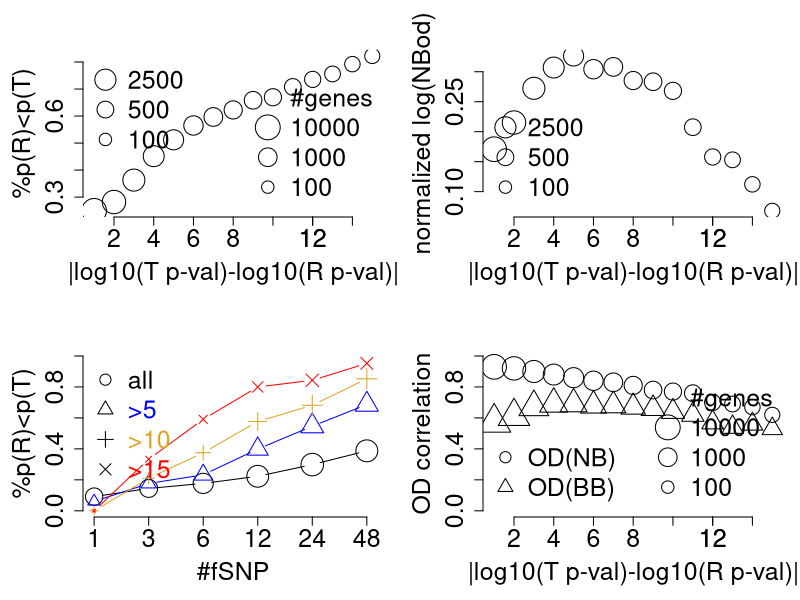
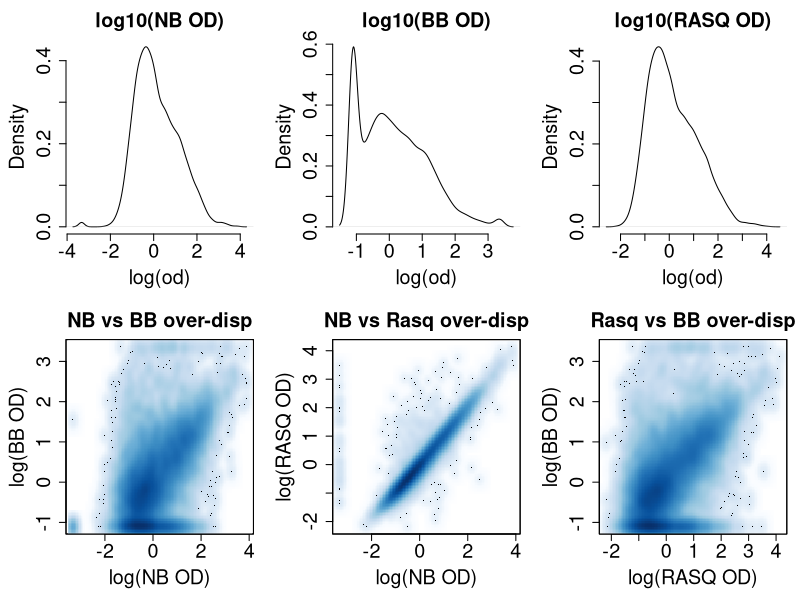
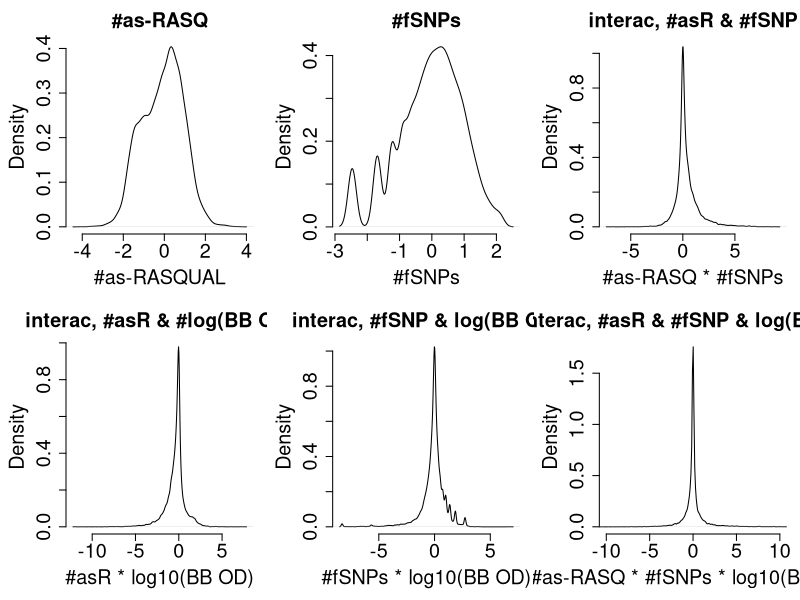
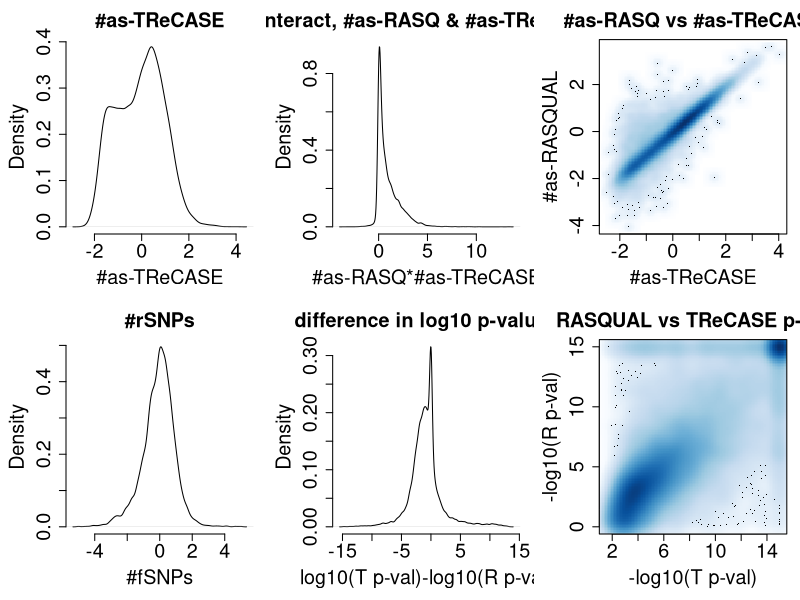
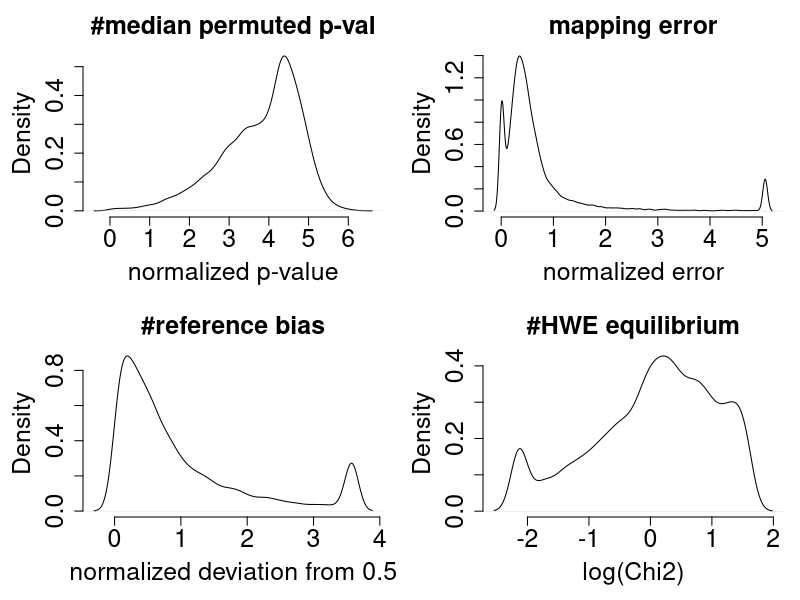
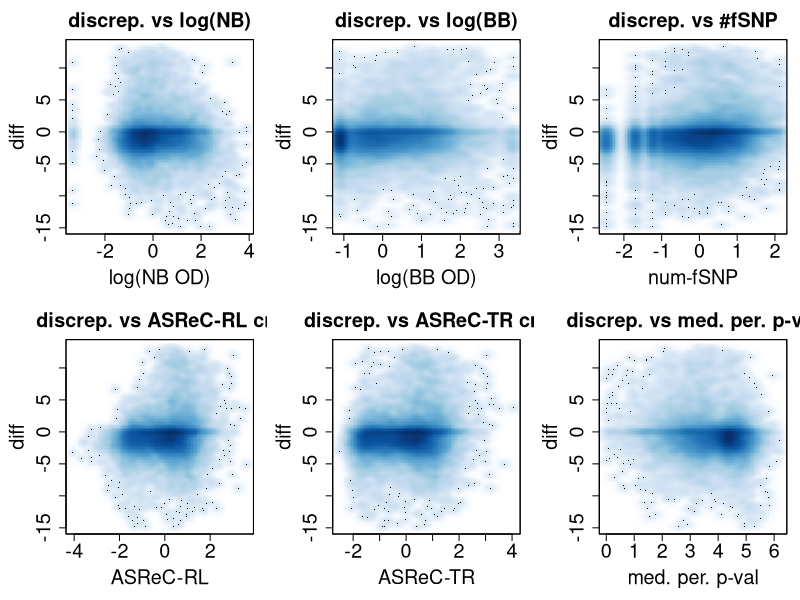

Here is the R script that generated these plots, in order:
## ---- chunk 1
rasq = read.csv("linear_model_cov.csv")
rasq = rasq[!is.na(rasq$pvalT),]
rasq$qvalR = 10^rasq$qval
rasq$qvalT[rasq$qvalT<1e-100] = 1e-100
rasq$qvalR[rasq$qvalR<1e-100] = 1e-100
rasq$pvalT[rasq$pvalT<1e-100] = 1e-100
rasq$pvalR[rasq$pvalR<1e-100] = 1e-100
dim(rasq)

#rasq$rnlt = -log10(rasq$qvalR)
#rasq$tnlt = -log10(rasq$qvalT)
rasq$rnlt = -log10(rasq$pvalR)
rasq$tnlt = -log10(rasq$pvalT)

cent = function(x){
  med = median(x)
  (x-med)
}
norm = function(x){
  sd = sd(x)
  x/sd
}

odNB = rasq$odNB; odNB[odNB<1e-3]=1e-3; odNB[odNB>8]=8; 
odBB = rasq$odBB; odBB[odBB<1e-3]=1e-3; odBB[odBB>8]=8
lodNB = cent(norm(log(odNB))); 
lodBB = cent(norm(log(odBB))); 
lodR = cent(norm(-log(rasq$OD)));



hiR = function(cuts, y){
   kp = abs(y)>cuts
   c(mean(y[kp]>0), sum(kp)) 
}
#show RASQUAL 
GfSNP = rasq$NfSNP
GfSNP[rasq$NfSNP>1]=3
GfSNP[rasq$NfSNP>2]=6
GfSNP[rasq$NfSNP>4]=12
GfSNP[rasq$NfSNP>8]=24
GfSNP[rasq$NfSNP>16]=48
cutoff = 25
rasq$rnlt[rasq$rnlt>cutoff] = cutoff
rasq$tnlt[rasq$tnlt>cutoff] = cutoff
y = rasq$rnlt-rasq$tnlt
z = y>0
kp0 = abs(y)>=0
kp1 = abs(y)>=1
kp5 = abs(y)>=5
kp10 = abs(y)>=10
kp15 = abs(y)>=15

ag0 = aggregate(z[kp0], by=list(GfSNP[kp0]), FUN=mean)
ag1 = aggregate(z[kp1], by=list(GfSNP[kp1]), FUN=mean)
ag5 = aggregate(z[kp5], by=list(GfSNP[kp5]), FUN=mean)
ag10 = aggregate(z[kp10], by=list(GfSNP[kp10]), FUN=mean)
ag15 = aggregate(z[kp15], by=list(GfSNP[kp15]), FUN=mean)

cg0 = aggregate(rep(1,sum(kp0)), by=list(GfSNP[kp0]), FUN=sum)
cg1 = aggregate(rep(1,sum(kp1)), by=list(GfSNP[kp1]), FUN=sum)
cg5 = aggregate(rep(1,sum(kp5)), by=list(GfSNP[kp5]), FUN=sum)
cg10 = aggregate(rep(1,sum(kp10)), by=list(GfSNP[kp10]), FUN=sum)
cg15 = aggregate(rep(1,sum(kp15)), by=list(GfSNP[kp15]), FUN=sum)
ind = 1:15
frR = sapply(ind, hiR, y=y)

numg = cors = cors2 = odnb = rep(0, length(ind))
for(i in ind){
  kpi = abs(y)>i
  numg[i] = sum(kpi)
  cors[i] = round((cor(lodR[kpi], lodNB[kpi])),2)
  cors2[i] = round((cor(lodR[kpi], lodBB[kpi])),2)
  odnb[i] = mean(lodNB[kpi])
}

## ---- chunk 2
cexes = 1.8
par(mfrow=c(2,2))
par(mar=c(5,5,3,1))

plot(ind, frR[1,], xlab="|log10(T p-val)-log10(R p-val)|", ylab="%p(R)<p(T)", 
main="", bty="n", cex.main=cexes, cex.lab=cexes, cex.axis=cexes, cex=log10(frR[2,]))
legend("bottomright", legend=c("#genes", 10^(4:2)), pt.cex=c(1, 4:2), 
       cex=cexes, bty="n", pch=c(NA, 1,1,1))
legend("topleft", legend=c(2500, 500, 100), pt.cex=log10(c(2500, 500, 100)), 
       cex=cexes, bty="n", pch=c(1,1,1))
axis(1, at=c(12), 12, cex.axis=cexes)

plot(ind, odnb, xlab="|log10(T p-val)-log10(R p-val)|", ylab="normalized log(NBod)", 
main="", bty="n", cex.main=cexes, cex.lab=cexes, cex.axis=cexes, cex=log10(frR[2,]))
legend("bottomleft", legend=c(2500, 500, 100), pt.cex=log10(c(2500, 500, 100)), 
       cex=cexes, bty="n", pch=c(1,1,1))
axis(1, at=c(12), 12, cex.axis=cexes)


x = 1:6
plot(x, ag0[,2], ylim=c(0,1), type="b", xlab="#fSNP", ylab="%p(R)<p(T)", 
      main="", bty="n", xaxt="n", cex=log10(cg0[,2]), 
      xlim=c(1,6.1), cex.main=cexes, cex.lab=cexes, cex.axis=cexes)
points(x, ag5[,2], col="blue", type="b", pch=2, cex=log10(cg5[,2]))
points(x, ag10[,2], col="goldenrod", type="b", pch=3, cex=log10(cg10[,2]))
points(x, ag15[,2], col="red", type="b", pch=4, cex=log10(cg15[,2]))
axis(1, at=x, ag0[,1], cex.lab=cexes, cex.axis=cexes)
legend("topleft", legend=c("all",">5", ">10", ">15"), 
text.col=c("black", "blue", "goldenrod", "red"), pch=c(1:4), bty="n", cex=cexes)


plot(ind, cors, cex=log10(numg), pch=1, bty="n", xlab="|log10(T p-val)-log10(R p-val)|", 
ylab="OD correlation", main="", cex.main=cexes, cex.lab=cexes, cex.axis=cexes, ylim=c(0,1))
points(ind, cors2, cex=log10(numg), pch=2)
axis(1, at=c(12), 12, cex.axis=cexes)
legend("bottomleft", c("OD(NB)", "OD(BB)"), bty="n", pch=c(1,2), cex=cexes)
legend("bottomright", legend=c("#genes", 10^(4:2)), 
       pt.cex=c(1, 4:2), cex=cexes, bty="n", pch=c(NA, 1,1,1))

## ---- chunk 3
#prepare covariates

#odNB = rasq$odNB; odNB[odNB<1e-3]=1e-3; odNB[odNB>8]=8; 
#odBB = rasq$odBB; odBB[odBB<1e-3]=1e-3; odBB[odBB>8]=8
#odBBf = odBB==1e-3
#nodNB = cent(norm(odNB))
#nodBB = cent(norm(odBB))
#nodNBB = nodNB*nodBB

NfSNP = rasq$NfSNP;
NfSNP[rasq$NfSNP>=60] = 60;
NfSNP = log(NfSNP)
NfSNP = cent(norm(NfSNP))

NrSNP = rasq$NrSNP;
NrSNP = log(NrSNP)
NrSNP = cent(norm(NrSNP))
NrSNP[NrSNP< -5] = -5
NrSNP[NrSNP> +5] =  5
#hist(NrSNP)

af = rasq$AF
af = norm(af)

hwec2 = rasq$HWEChisq; hwec2[hwec2<1e-2]=1e-2; hwec2[hwec2>30]=30;hwec2=log(hwec2)
hwec2 = norm(hwec2)

derr = rasq$DeltaErr; derr[derr<1e-10]=1e-10; derr[derr>0.01]=0.01
derr = norm(derr)
phib = abs(rasq$PhiBias-.5); phib[phib>.1]=.1
phib = norm(phib)

asT = rasq$asT
asT = cent(norm(log(asT)))

asR = cent(norm(log(rasq$asR)))

cutoff = 15
rasq$rnlt[rasq$rnlt>cutoff] = cutoff
rasq$tnlt[rasq$tnlt>cutoff] = cutoff
y = rasq$rnlt-rasq$tnlt


mpp = rasq$mpp
mpp[mpp<1e-5] = 1e-5
mpp = norm(mpp)

#interactions
i12 = asR*NfSNP
i13 = asR*lodBB
i23 = NfSNP*lodBB
i123 = asR*lodBB*NfSNP
#i123[i123< -10] = -10
#i123[i123>  10] = 10
ia14 = asT*asR
## ---- chunk 4
par(mfrow=c(2,3))
par(mar=c(5,5,3,1))

plot(density(lodNB), bty="n", main="log10(NB OD)", xlab="log(od)", cex.main=cexes, cex.lab=cexes, cex.axis=cexes)
plot(density(lodBB), bty="n", main="log10(BB OD)", xlab="log(od)", cex.main=cexes, cex.lab=cexes, cex.axis=cexes)
plot(density(lodR), bty="n", main="log10(RASQ OD)", xlab="log(od)", cex.main=cexes, cex.lab=cexes, cex.axis=cexes)
smoothScatter(lodNB, lodBB, main="NB vs BB over-disp", xlab="log(NB OD)", ylab="log(BB OD)", cex.main=cexes, cex.lab=cexes, cex.axis=cexes)
smoothScatter(lodNB, lodR, main="NB vs Rasq over-disp", xlab="log(NB OD)", ylab="log(RASQ OD)", cex.main=cexes, cex.lab=cexes, cex.axis=cexes)
smoothScatter(lodR, lodBB, main="Rasq vs BB over-disp", xlab="log(RASQ OD)", ylab="log(BB OD)", cex.main=cexes, cex.lab=cexes, cex.axis=cexes)


## ---- chunk 5
par(mfrow=c(2,3))
par(mar=c(5,5,3,1))

plot(density(asR), bty="n", main="#as-RASQ", xlab="#as-RASQUAL", cex.main=cexes, cex.lab=cexes, cex.axis=cexes)
plot(density(NfSNP), bty="n", main="#fSNPs", xlab="#fSNPs", cex.main=cexes, cex.lab=cexes, cex.axis=cexes)
#plot(density(NrSNP), bty="n", main="#rSNPs", xlab="#fSNPs", cex.main=cexes, cex.lab=cexes, cex.axis=cexes)
plot(density(i12), bty="n", main="interac, #asR & #fSNP", 
     xlab="#as-RASQ * #fSNPs", cex.main=cexes, cex.lab=cexes, cex.axis=cexes)
plot(density(i13), bty="n", main="interac, #asR & #log(BB OD)", 
     xlab="#asR * log10(BB OD)", cex.main=cexes, cex.lab=cexes, cex.axis=cexes)
plot(density(i23), bty="n", main="interac, #fSNP & log(BB OD)", 
     xlab="#fSNPs * log10(BB OD)", cex.main=cexes, cex.lab=cexes, cex.axis=cexes)
plot(density(i123), bty="n", main="interac, #asR & #fSNP & log(BB OD0", xlim=c(-10,10),
     xlab="#as-RASQ * #fSNPs * log10(BB OD)", , cex.main=cexes, cex.lab=cexes, cex.axis=cexes)

## ---- chunk 6
par(mfrow=c(2,3))
par(mar=c(5,5,3,1))

plot(density(asT), bty="n", main="#as-TReCASE", 
     xlab="#as-TReCASE", cex.main=cexes, cex.lab=cexes, cex.axis=cexes)
plot(density(ia14), bty="n", main="interact, #as-RASQ & #as-TReCASE", 
     xlab="#as-RASQ*#as-TReCASE", cex.main=cexes, cex.lab=cexes, cex.axis=cexes)
smoothScatter(asT, asR, bty="n", main="#as-RASQ vs #as-TReCASE", 
              xlab="#as-TReCASE", ylab="#as-RASQUAL", cex.main=cexes, cex.lab=cexes, cex.axis=cexes)

plot(density(NrSNP), bty="n", main="#rSNPs", 
     xlab="#fSNPs", cex.main=cexes, cex.lab=cexes, cex.axis=cexes)
plot(density(y), bty="n", main="difference in log10 p-values", 
     xlab="log10(T p-val)-log10(R p-val)", cex.main=cexes, cex.lab=cexes, cex.axis=cexes)
smoothScatter(rasq$tnlt, rasq$rnlt, bty="n", main="RASQUAL vs TReCASE p-val", 
              xlab="-log10(T p-val)", ylab="-log10(R p-val)", cex.main=cexes, cex.lab=cexes, cex.axis=cexes)
#rasq$rnlt-rasq$tnlt") - negative implies TReCASE is more significant

## ---- chunk 7
par(mfrow=c(2,2))
par(mar=c(5,5,3,1))
plot(density(mpp), bty="n", main="#median permuted p-val", 
     xlab="normalized p-value", cex.main=cexes, cex.lab=cexes, cex.axis=cexes)
plot(density(derr), bty="n", main="mapping error", 
     xlab="normalized error", cex.main=cexes, cex.lab=cexes, cex.axis=cexes)
plot(density(phib), bty="n", main="#reference bias", 
     xlab="normalized deviation from 0.5", cex.main=cexes, cex.lab=cexes, cex.axis=cexes)
plot(density(hwec2), bty="n", main="#HWE equilibrium", 
     xlab="log(Chi2)", cex.main=cexes, cex.lab=cexes, cex.axis=cexes)
## ---- chunk 8
par(mfrow=c(2,3))
par(mar=c(5,5,3,1))

smoothScatter(lodNB, y, main="discrep. vs log(NB)", ylab="diff", 
              xlab="log(NB OD)", cex.main=cexes, cex.lab=cexes, cex.axis=cexes)
smoothScatter(lodBB, y, main="discrep. vs log(BB)", ylab="diff", 
              xlab="log(BB OD)", cex.main=cexes, cex.lab=cexes, cex.axis=cexes)
smoothScatter(NfSNP, y, main="discrep. vs #fSNP", ylab="diff", 
              xlab="num-fSNP", cex.main=cexes, cex.lab=cexes, cex.axis=cexes)
smoothScatter(asR, y, main="discrep. vs ASReC-RL cnt", ylab="diff", 
              xlab="ASReC-RL", cex.main=cexes, cex.lab=cexes,cex.axis=cexes)
smoothScatter(asT, y, main="discrep. vs ASReC-TR cnt", ylab="diff", 
              xlab="ASReC-TR", cex.main=cexes, cex.lab=cexes, cex.axis=cexes)
smoothScatter(mpp, y, main="discrep. vs med. per. p-val", ylab="diff", 
              xlab="med. per. p-val", cex.main=cexes, cex.lab=cexes, cex.axis=cexes)

## ---- chunk 9
#a function to fit model on a subset of genes

subset_fit = function(kp, digits=3){
  nms = c("log(OD_BB)", "ASReC_R", "n-fSNP", "ASReC_R:n-SNP", "ASReC_R:log(OD_BB)",
   "n-fSNP:log(OD_BB)", "ASReC_R:n-fSNP:log(OD_BB)", "n-rSNP", "log(OD_NB)",
   "ASReC_T", "ASReC_T:ASReC_R", "AF", "Chi2-HWEC", "Map.Err", "Ref.Bias", "Med(perm-p)") 
  lm.2 = lm(y[kp]~lodBB[kp]+asR[kp]+NfSNP[kp]
             +i12[kp]+i13[kp]+i23[kp]+i123[kp]
             +NrSNP[kp]+lodNB[kp]+asT[kp]+ia14[kp]
             +af[kp]+hwec2[kp]+derr[kp]+phib[kp]+mpp[kp])
  names(lm.2$coefficients)[-1] = nms
  
  
  
  library(car)
  an.1 = anova(lm.2)
  tss = sum(an.1[,2])
  an.3 = Anova(lm.2, type="3")
  ano3 = cbind(round(100*an.3[,1]/tss,digits-2), format(an.3[,4], scientific=T, digits=digits-1))[-1,]
  
  
  lm.m0 = lm(y[kp]~1)
  lm.m1 = lm(y[kp]~lodBB[kp])
  lm.m2 = lm(y[kp]~asR[kp])
  lm.m3 = lm(y[kp]~NfSNP[kp])
  lm.m4 = lm(y[kp]~i12[kp])
  lm.m5 = lm(y[kp]~i13[kp])
  lm.m6 = lm(y[kp]~i23[kp])
  lm.m7 = lm(y[kp]~i123[kp])
  lm.m8 = lm(y[kp]~NrSNP[kp])
  lm.m9 = lm(y[kp]~lodNB[kp])
  lm.m10 = lm(y[kp]~asT[kp])
  lm.m11 = lm(y[kp]~ia14[kp])
  
  lm.m12 = lm(y[kp]~af[kp])
  lm.m13 = lm(y[kp]~hwec2[kp])
  lm.m14 = lm(y[kp]~derr[kp])
  lm.m15 = lm(y[kp]~phib[kp])
  lm.m16 = lm(y[kp]~mpp[kp])
  
  mr2 = 
  c(round(summary(lm.m0)$r.squared*100,digits-2), lm.m0$coef[1], summary(lm.m0)$coefficients[1,4],
  round(summary(lm.m1)$r.squared*100,digits-2), lm.m1$coef[2], summary(lm.m1)$coefficients[2,4],
  round(summary(lm.m2)$r.squared*100,digits-2), lm.m2$coef[2], summary(lm.m2)$coefficients[2,4],
  round(summary(lm.m3)$r.squared*100,digits-2), lm.m3$coef[2], summary(lm.m3)$coefficients[2,4],
  round(summary(lm.m4)$r.squared*100,digits-2), lm.m4$coef[2], summary(lm.m4)$coefficients[2,4],
  round(summary(lm.m5)$r.squared*100,digits-2), lm.m5$coef[2], summary(lm.m5)$coefficients[2,4],
  round(summary(lm.m6)$r.squared*100,digits-2), lm.m6$coef[2], summary(lm.m6)$coefficients[2,4],
  round(summary(lm.m7)$r.squared*100,digits-2), lm.m7$coef[2], summary(lm.m7)$coefficients[2,4],
  round(summary(lm.m8)$r.squared*100,digits-2), lm.m8$coef[2], summary(lm.m8)$coefficients[2,4],
  round(summary(lm.m9)$r.squared*100,digits-2), lm.m9$coef[2], summary(lm.m9)$coefficients[2,4],
  round(summary(lm.m10)$r.squared*100,digits-2), lm.m10$coef[2], summary(lm.m10)$coefficients[2,4],
  round(summary(lm.m11)$r.squared*100,digits-2), lm.m11$coef[2], summary(lm.m11)$coefficients[2,4],
  round(summary(lm.m12)$r.squared*100,digits-2), lm.m12$coef[2], summary(lm.m12)$coefficients[2,4],
  round(summary(lm.m13)$r.squared*100,digits-2), lm.m13$coef[2], summary(lm.m13)$coefficients[2,4],
  round(summary(lm.m14)$r.squared*100,digits-2), lm.m14$coef[2], summary(lm.m14)$coefficients[2,4],
  round(summary(lm.m15)$r.squared*100,digits-2), lm.m15$coef[2], summary(lm.m15)$coefficients[2,4],
  round(summary(lm.m16)$r.squared*100,digits-2), lm.m16$coef[2], summary(lm.m16)$coefficients[2,4])
  mr2 = t(matrix(mr2, nrow=3))
  
  tab = summary(lm.2)$coef
  tab[,1] = round(tab[,1],digits)
  tab[,2] = round(tab[,2],digits)
  tab = tab[,-3]
  tab = cbind(tab, mr2[,2], mr2[,3])
  tab[,3] = format(as.numeric(tab[,3]), scientific=T, digits=2)
  tab[,4] = round(as.numeric(tab[,4]), digits)
  tab[,5] = format(as.numeric(tab[,5]), scientific=T, digits=2)
  colnames(tab) = c("Est", "SE", "P-val", "Marg.Est", "Marg.P")
  #tab
  
  ano = an.1
  ano[,3] = round(100*ano[,2]/tss,digits-2)
  ano[,5] = format(ano[,5], scientific=T, digits=2)
  ano[,2] = round(ano[,2])
  ano = cbind(ano[,-c(1,4)], ano3)
  ano = ano[-17,]
  ano = cbind(ano, mr2[-1,1])
  rownames(ano) = names(lm.2$coefficients)[-1]
  colnames(ano)=c("SumSq", "Typ1per", "T1P-val", "Typ3per", "T3P-val", "Marg.R")
  #ano
  list(tab=tab, ano=ano, r2=summary(lm.2)$r.squared)
}


## ---- chunk 10
#with several cutoffs
#kp = abs(y)>=(cutoff-5)
cutsub = 0
kp = abs(y)>=cutsub
sum(kp)
resA = subset_fit(kp, digits=3)

resA$tab
resA$ano
resA$r2

write.csv(resA$ano, sprintf("anova_cut%s.csv", cutsub), quote=F)
write.csv(resA$tab, sprintf("model_cut%s.csv", cutsub), quote=F)

## ---- chunk 11
cutsub = 5
kp = abs(y)>=cutsub
sum(kp)
resA = subset_fit(kp)

resA$tab
resA$ano
resA$r2

write.csv(resA$ano, sprintf("anova_cut%s.csv", cutsub), quote=F)
write.csv(resA$tab, sprintf("model_cut%s.csv", cutsub), quote=F)

## ---- chunk 12
cutsub = cutoff-5
kp = abs(y)>=cutsub
sum(kp)
resA = subset_fit(kp)

resA$tab
resA$ano
resA$r2

write.csv(resA$ano, sprintf("anova_cut%s.csv", cutsub), quote=F)
write.csv(resA$tab, sprintf("model_cut%s.csv", cutsub), quote=F)

## ---- chunk 13
cutsub = 10
kp = abs(y)<cutsub
sum(kp)
resA = subset_fit(kp)

resA$tab
resA$ano
resA$r2

write.csv(resA$ano, sprintf("anova_less%s.csv", cutsub), quote=F)
write.csv(resA$tab, sprintf("model_less%s.csv", cutsub), quote=F)
## ---- chunk 14
cutsub = 5
kp = abs(y)<cutsub
sum(kp)
resA = subset_fit(kp)

resA$tab
resA$ano
resA$r2

write.csv(resA$ano, sprintf("anova_less%s.csv", cutsub), quote=F)
write.csv(resA$tab, sprintf("model_less%s.csv", cutsub), quote=F)

